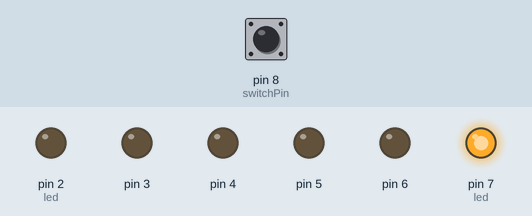
Simulated run of this program. Board: Arduino Uno, built with avr-gcc and run on an emulated ATmega328P. Shown: output pins drawn as LEDs (lit = HIGH). The inputs (shaded band) are chosen by the test bench; at power-on: pin 8 (switchPin) LOW.

Above: at 1.2 s.
1.3 s: pin 8 (switchPin) pulled HIGH for 3.2 s
At 1.9 s:
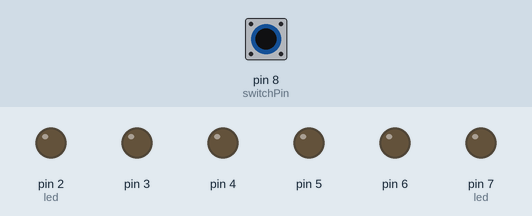
7.5 s: pin 8 (switchPin) pulled HIGH for 0.15 s
At 10.1 s:
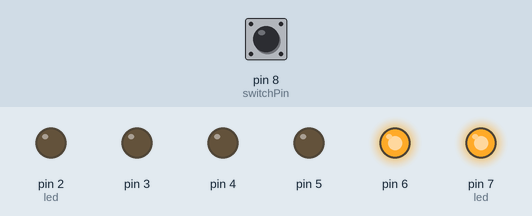
10.6 s: pin 8 (switchPin) pulled HIGH for 1 s
At 11.4 s:
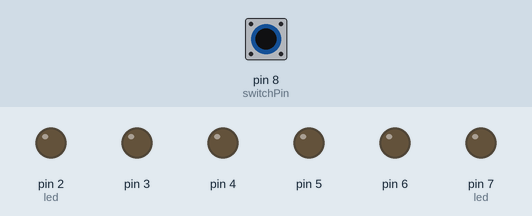
14.6 s: pin 8 (switchPin) driven HIGH
At 21.6 s:
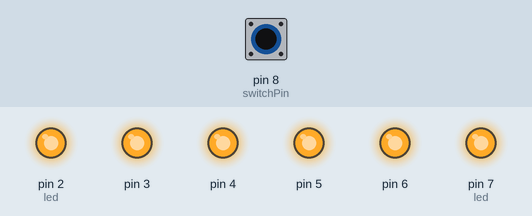
Timing chart, 0 to 23.1 s (numbered marks = the images above; inputs shaded):
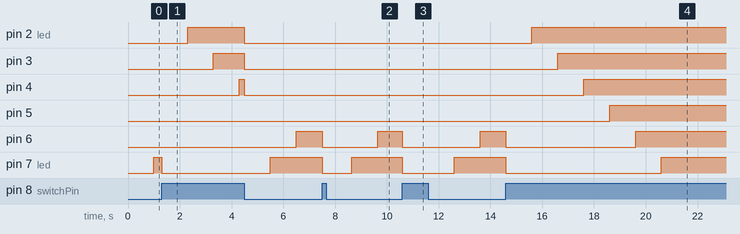

The program:

main.cpp
```cpp
#include <Arduino.h>

const int switchPin = 8;
unsigned long previousTime = 0;
int switchState = 0;
int prevSwitchState = 0;
int led = 2;
int direction = 1;
long interval = 1000;

void resetHourglass(int state) {
  for (int x = 2; x < 8; x++) {
    digitalWrite(x, LOW);
  }
  if (state == HIGH) {
    direction = 1;
    led = 2;
  } else {
    direction = -1;
    led = 7;
  }
}

void setup() {
  for (int x = 2; x < 8; x++) {
    pinMode(x, OUTPUT);
  }
  pinMode(switchPin, INPUT);
  switchState = digitalRead(switchPin);
  prevSwitchState = switchState;
  resetHourglass(switchState);
}

void loop() {
  unsigned long currentTime = millis();
  switchState = digitalRead(switchPin);

  if (switchState != prevSwitchState) {
    resetHourglass(switchState);
    previousTime = currentTime;
    prevSwitchState = switchState;
  }

  if (currentTime - previousTime > interval) {
    previousTime = currentTime;
    digitalWrite(led, HIGH);
    led += direction;
    if (led > 7 || led < 2) {
      // Time is up
    }
  }
}
```

Measured:
- after the input at 1.3 s, pin 2 (led): LOW → HIGH after 1.0 s instead of 4.7 s; pin 3: LOW → HIGH after 2.0 s instead of 3.7 s; pin 4: LOW → HIGH after 3.0 s instead of 2.7 s; pin 5: stays LOW (without the input it goes to HIGH after 1.7 s); pin 6: LOW → HIGH after 5.2 s instead of 0.70 s
- after the input at 7.5 s, pin 2 (led): stays LOW (without the input it goes to HIGH after 3.0 s); pin 3: stays LOW (without the input it goes to HIGH after 2.0 s); pin 4: stays LOW (without the input it goes to HIGH after 1.0 s); pin 5: stays LOW (without the input it goes to HIGH after 0.00 s); pin 6: HIGH → LOW at once, → HIGH 2.2 s later
- after the input at 10.6 s, pin 2 (led): stays LOW (without the input it goes to HIGH after 3.1 s); pin 3: stays LOW (without the input it goes to HIGH after 2.1 s); pin 4: stays LOW (without the input it goes to HIGH after 1.1 s); pin 5: stays LOW (without the input it goes to HIGH after 0.05 s); pin 6: HIGH → LOW at once, → HIGH 3.0 s later
- after the input at 14.6 s, pin 2 (led): LOW → HIGH after 1.0 s instead of 3.0 s; pin 4: LOW → HIGH after 3.0 s instead of 1.0 s; pin 5: LOW → HIGH after 4.0 s instead of 0.00 s; pin 6: HIGH → LOW at once, → HIGH 5.0 s later; pin 7 (led): HIGH → LOW at once, → HIGH 6.0 s later
